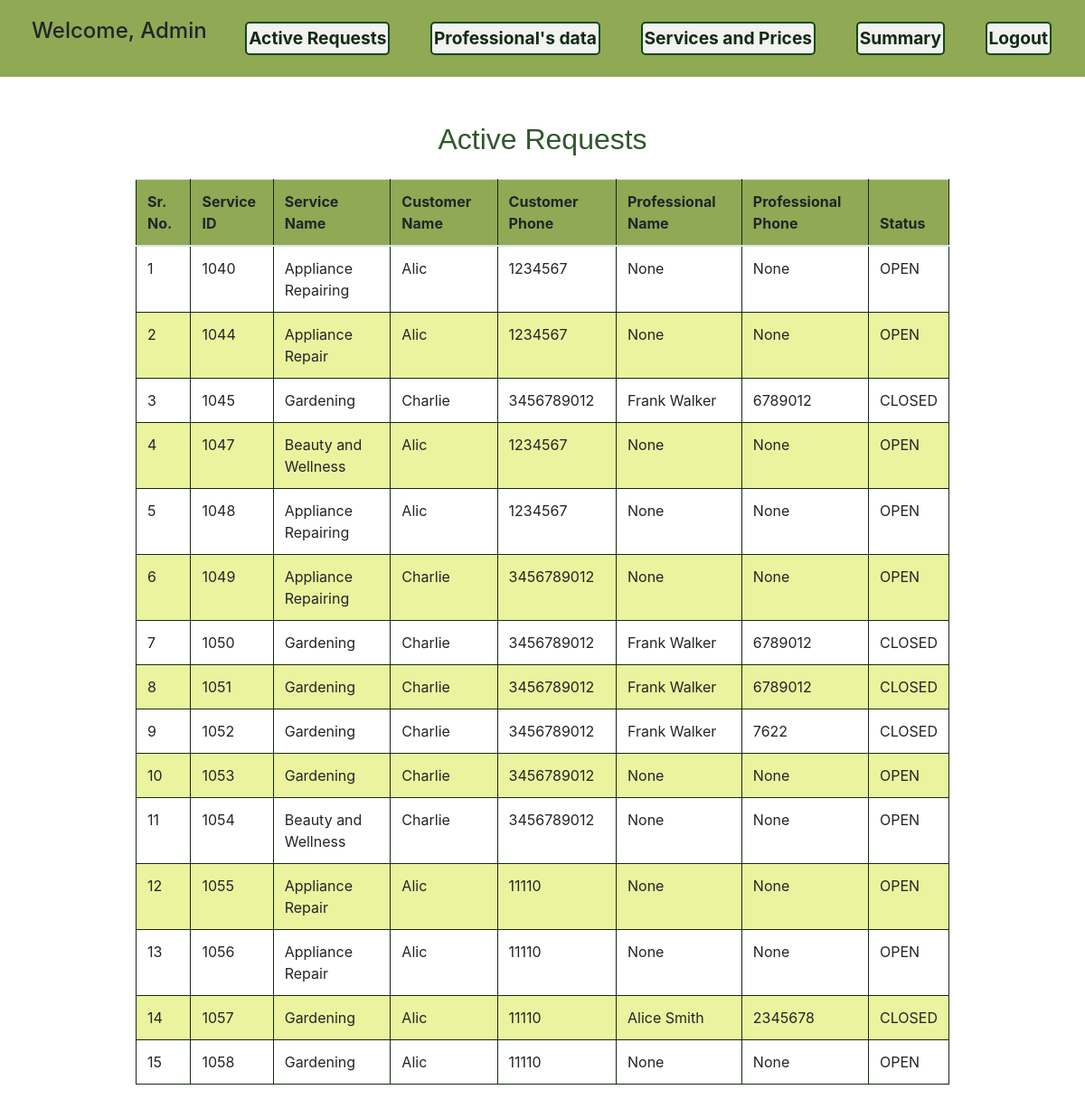
Page /admin_active_requests on the committed database.
### tables this page shows
CREATE TABLE "service_history" (
    id INTEGER PRIMARY KEY AUTOINCREMENT,
    username TEXT,
    Prof_name TEXT,
    Prof_phone INTEGER,
    service_name TEXT NOT NULL,
    status TEXT,
    cust_name TEXT,
    cust_phone INTEGER, username_prof text,
    FOREIGN KEY (username) REFERENCES customer(username),
    FOREIGN KEY (Prof_name) REFERENCES professional(name),
    FOREIGN KEY (Prof_phone) REFERENCES professional(phone),
    FOREIGN KEY (cust_name) REFERENCES customer(name),
    FOREIGN KEY (cust_phone) REFERENCES customer(phone)
);

### app.py (the view)
@app.route('/admin_active_requests', methods=['GET'])
def admin_active_requests():
    db = get_db()
    cursor = db.cursor()
    cursor.execute("""
        SELECT id, service_name, cust_name, cust_phone, Prof_name, Prof_phone, status
        FROM service_history
    """)
    active_requests = cursor.fetchall()
    db.close()
    return render_template('admin_page.html', active_requests=active_requests)

### app.py (called while the page is built)
def get_db():
    db = sqlite3.connect(DATABASE)
    return db

### templates/admin_page.html (shortened to what this page needs)
<!DOCTYPE html>
<html lang="en">
<head>
    <link rel="stylesheet" href="https://cdn.jsdelivr.net/npm/bootstrap@4.0.0/dist/css/bootstrap.min.css">
    <link rel="stylesheet" href="/static/style3.css">
</head>
<body>
    <nav >
        <div>
            <nav class="navbar">
                <label><h4> Welcome, Admin</h4></label>
                <a class="nav-list" href="{{ url_for('admin_active_requests') }}">Active Requests</a>
                <a class="nav-list" href="{{ url_for('prof_data')}}">Professional's data</a>
                <a class="nav-list" href="{{ url_for('price') }}">Services and Prices</a>
                <a class="nav-list" href="{{ url_for('admin_summary')}}">Summary</a>
                <a class="nav-list" href="{{ url_for('login_details')}}">Logout</a>
            </nav>
        </div>
    </nav>
    <div>
        <h2>Active Requests</h2>
        <table class="table">
            <thead>
                <tr>
                    <th>Sr. No.</th>
                    <th>Service ID</th>
                    <th>Service Name</th>
                    <th>Customer Name</th>
                    <th>Customer Phone</th>
                    <th>Professional Name</th>
                    <th>Professional Phone</th>
                    <th>Status</th>
                </tr>
            </thead>
            <tbody>
                {% for req in active_requests %}
                    <tr>
                        <td>{{ loop.index }}</td>
                        <td>{{ req[0] }}</td>
                        <td>{{ req[1] }}</td>
                        <td>{{ req[2] }}</td>
                        <td>{{ req[3] }}</td>
                        <td>{{ req[4] }}</td>
                        <td>{{ req[5] }}</td>
                        <td>{{ req[6] }}</td>
                    </tr>
                {% endfor %}
            </tbody>
        </table>
    </div>
</body>
</html>

### static/style3.css (style rules this page uses)
.navbar { background-color: #90a955; padding: 20px 35px; }
.nav-list { justify-content: space-between; align-items: center; color: #132a13; font-weight: bolder; font-size: larger; }
a { background-color: #f1f3f1; border-radius: 5px; border: 2px solid rgb(16, 73, 21); color: rgb(36, 102, 19); text-align: center; text-decoration: none; display: inline-block; font-size: 18px; margin: 4px 2px; cursor: pointer; padding: 2px; }
.table { width:75%; border-collapse: collapse ; margin-left: auto; margin-right: auto; margin-top: 25px; }
.table th { background-color: #90a955; }
.table tr:nth-child(even) { background-color: #ecf39e; }
.table td,th { border: 1px solid #132a13; }
h2 { margin-top: 50px; color: #31572c; text-align: center; font-family: 'Arial Black',sans-serif; }

### rows in the picture
service_history: id "1040", service_name "Appliance Repairing", cust_name "Alic", cust_phone "1234567", req "None", status "OPEN"
service_history: id "1044", service_name "Appliance Repair", cust_name "Alic", cust_phone "1234567", req "None", status "OPEN"
service_history: id "1045", service_name "Gardening", cust_name "Charlie", cust_phone "3456789012", Prof_name "Frank Walker", Prof_phone "6789012", status "CLOSED"
service_history: id "1047", service_name "Beauty and Wellness", cust_name "Alic", cust_phone "1234567", req "None", status "OPEN"
service_history: id "1048", service_name "Appliance Repairing", cust_name "Alic", cust_phone "1234567", req "None", status "OPEN"
service_history: id "1049", service_name "Appliance Repairing", cust_name "Charlie", cust_phone "3456789012", req "None", status "OPEN"
service_history: id "1050", service_name "Gardening", cust_name "Charlie", cust_phone "3456789012", Prof_name "Frank Walker", Prof_phone "6789012", status "CLOSED"
service_history: id "1051", service_name "Gardening", cust_name "Charlie", cust_phone "3456789012", Prof_name "Frank Walker", Prof_phone "6789012", status "CLOSED"
service_history: id "1052", service_name "Gardening", cust_name "Charlie", cust_phone "3456789012", Prof_name "Frank Walker", Prof_phone "7622", status "CLOSED"
service_history: id "1053", service_name "Gardening", cust_name "Charlie", cust_phone "3456789012", req "None", status "OPEN"
service_history: id "1054", service_name "Beauty and Wellness", cust_name "Charlie", cust_phone "3456789012", req "None", status "OPEN"
service_history: id "1055", service_name "Appliance Repair", cust_name "Alic", cust_phone "11110", req "None", status "OPEN"
service_history: id "1056", service_name "Appliance Repair", cust_name "Alic", cust_phone "11110", req "None", status "OPEN"
service_history: id "1057", service_name "Gardening", cust_name "Alic", cust_phone "11110", Prof_name "Alice Smith", Prof_phone "2345678", status "CLOSED"
service_history: id "1058", service_name "Gardening", cust_name "Alic", cust_phone "11110", req "None", status "OPEN"
